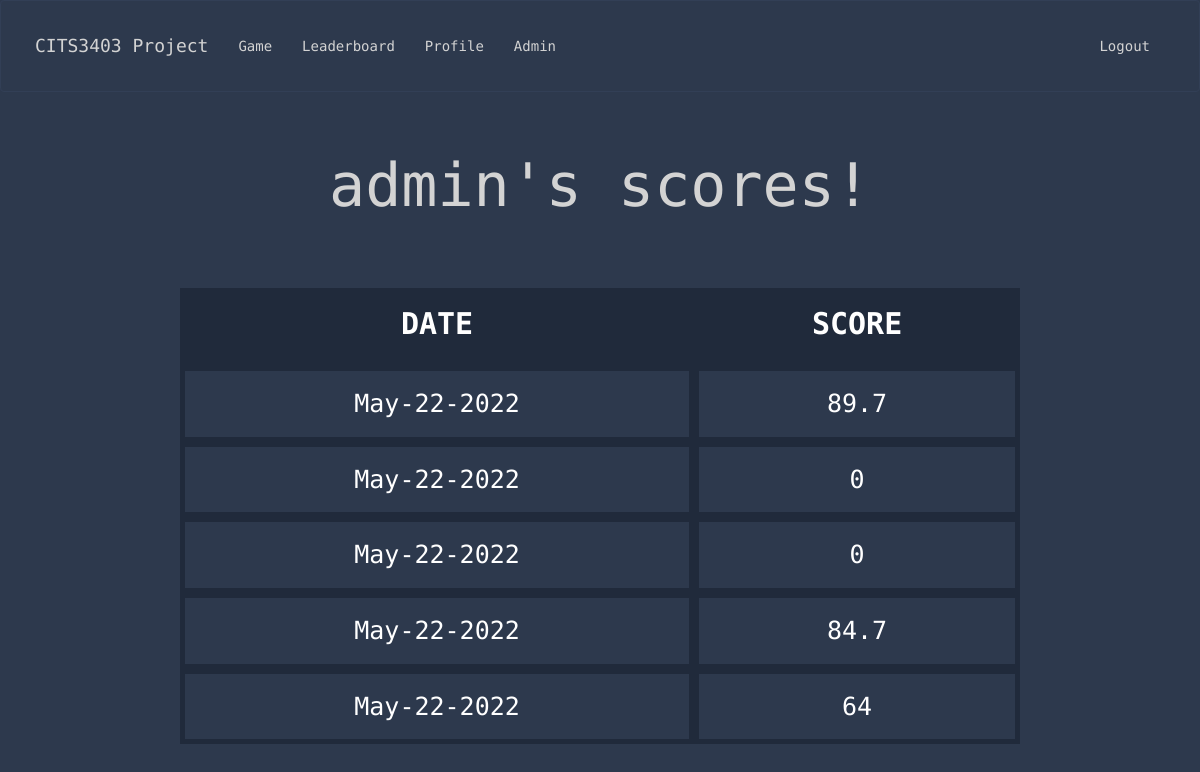
/user_stats (signed in), run on an earlier commit of the app's database.
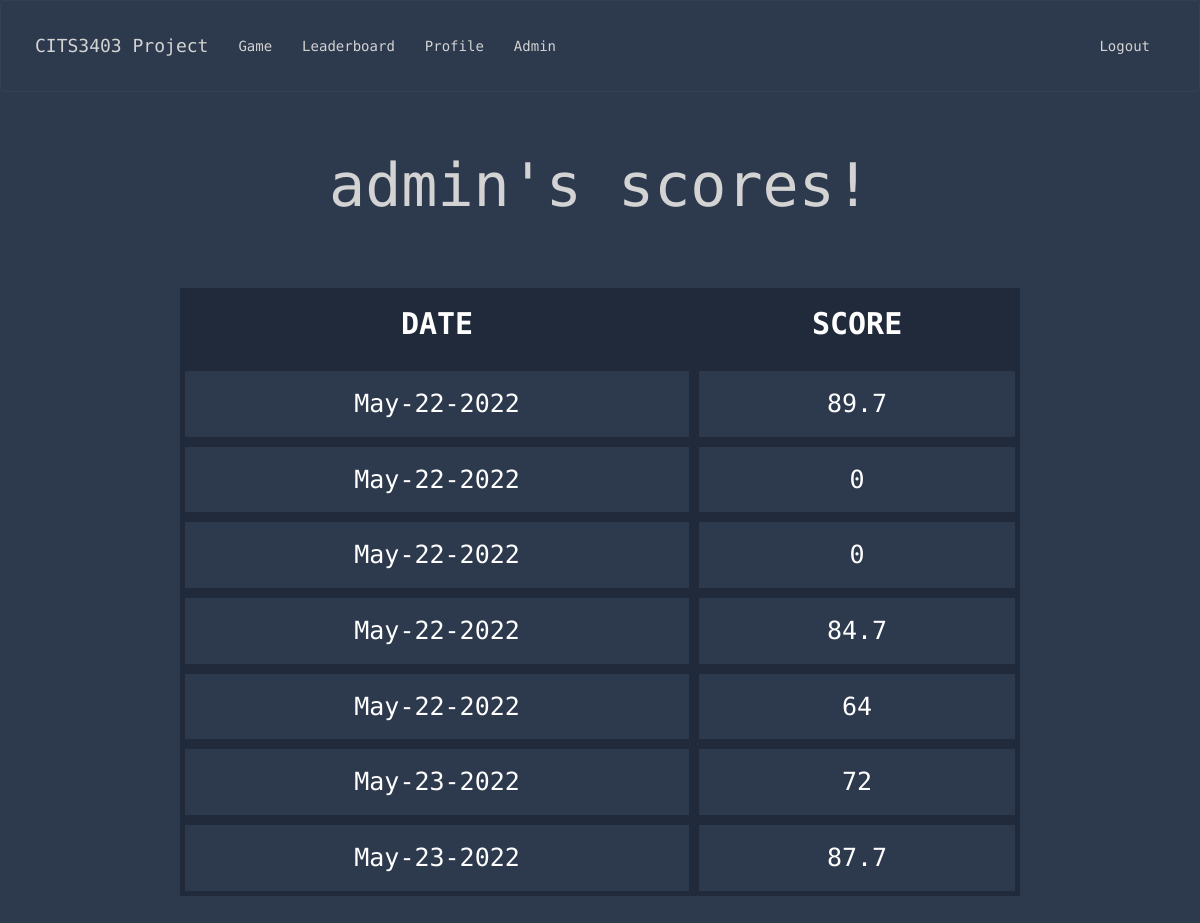
And on a later commit of the database.
### app/models.py (models this page shows, shortened)
class User(UserMixin, db.Model):
    id = db.Column(db.Integer, primary_key=True)
    username = db.Column(db.String(64), index=True, unique=True)
    email = db.Column(db.String(120), index=True, unique=True)
    password_hash = db.Column(db.String(128))
    user_stats = db.relationship('Score', backref='user', lazy=True)
    @login.user_loader
    def load_user(id):
        return User.query.get(int(id))

class Score(UserMixin, db.Model):
    id = db.Column(db.Integer, primary_key=True)
    user_score = db.Column(db.Integer)
    user_id = db.Column(db.Integer, db.ForeignKey("user.id"))
    today = date.today()
    format_date = today.strftime("%b-%d-%Y") #strips minutes, formats the date eg May-16-2022
    date = db.Column(db.String, default=format_date)

### app/routes.py (the view)
@app.route('/user_stats')
def user_stats():
    if current_user.is_authenticated: #Show list of stats associated with user IF logged in
        user_id = current_user.id
        my_scores = Score.query.filter_by(user_id=user_id)
        return render_template('user.html', user=my_scores, title="Profile")
    return render_template('user.html', title='Profile')

### app/templates/user.html
{% extends "base.html" %}
{% block content %}
    <h1>{{ current_user.username }}'s scores! </h1>
   <table id="myTable" class="tablesorter">
    <thead>
        <tr>
            <th> DATE </th>
            <th> SCORE </th>
        </tr>
    </thead>
    <tbody>
        {% for user in user %}
            <tr>
                <td> {{ user.date }} </td>
                <td> {{ user.user_score }} </td>
            </tr>
        {% endfor %}
    </tbody>
</table>
</body>
{% endblock %}

### app/templates/base.html (shortened to what this page needs)
{% extends 'bootstrap/base.html' %}
{% block styles %}
{{ super() }}
<head>
<link rel="stylesheet" href="{{ url_for('static', filename='css/stylesheet.css') }}">
</head>
{% endblock %}
{% block navbar %}
<nav class="navbar navbar-default">
    <div class="container">
        <div class="navbar-header">
            <a class="navbar-brand" href="{{ url_for('index') }}">CITS3403 Project</a>
        </div>
        <div class="collapse navbar-collapse" id="bs-example-navbar-collapse-1">
            <ul class="nav navbar-nav navbar-left">
                {% if current_user.is_anonymous %}
                <li><a href="{{ url_for('game') }}">Game</a></li>
                <li><a href="{{ url_for('leaderboard') }}">Leaderboard</a></li>
                {% else %}
                <li><a href="{{ url_for('game') }}">Game</a></li>
                <li><a href="{{ url_for('leaderboard') }}">Leaderboard</a></li>
                <li><a href="{{ url_for('user_stats') }}">Profile</a></li>
                <li><a href="{{ url_for('admin') }}">Admin</a></li>
                {% endif %}
            </ul>
            <ul class="nav navbar-nav navbar-right">
                {% if current_user.is_anonymous %}
                <li><a href="{{ url_for('login') }}">Login</a></li>
                <li><a href="{{ url_for('register') }}">Register</a></li>
                {% else %}
                <li><a href="{{ url_for('logout') }}">Logout</a></li>
                {% endif %}
            </ul>
        </div>
    </div>
</nav>
{% endblock %}

### app/static/css/stylesheet.css (style rules this page uses)
head,body { text-align: center; padding-bottom: 50px; }
h1 { padding: 40px; font-size: 60px; }
ul { display: inline-block; text-align: left; list-style-type: square; }
.container { font-family: 'Source Code Pro', monospace; padding:20px; }
body { background: #2d394d; color: lightgrey; }
.center, h1 { text-align: center; font-family: 'Source Code Pro', monospace; }
a { color: lightgrey !important; }
.navbar-default { background: #2d394d; border-color: #323f56; font-family: 'Source Code Pro', monospace; }
table { border-collapse: separate; font-size: 25px; width: 70%; margin-left: auto; margin-right: auto; margin-top: 30px; font-family: 'Source Code Pro', monospace; }
th, td { border: 5px solid #202a3b; padding: 15px; text-align: center; color: white; margin: none; }
th { font-size: 30px; border-top: none; font-weight: bold; background-color: #202a3b; }

What changed in the data, as far as the page shows it:
added Score: date "May-23-2022", user_score "72"
added Score: date "May-23-2022", user_score "87.7"
